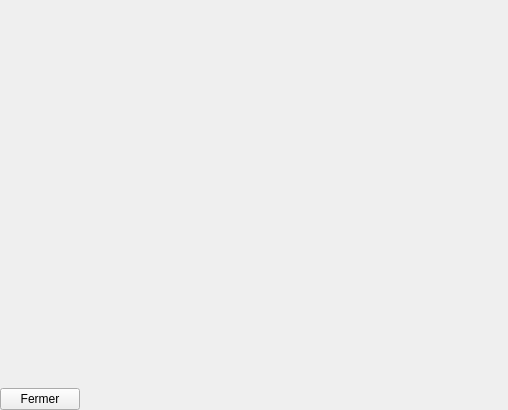
<?xml version="1.0" encoding="UTF-8"?>
<ui version="4.0">
 <class>Form</class>
 <widget class="QWidget" name="Form">
  <property name="geometry">
   <rect>
    <x>0</x>
    <y>0</y>
    <width>508</width>
    <height>410</height>
   </rect>
  </property>
  <property name="sizePolicy">
   <sizepolicy hsizetype="Expanding" vsizetype="Expanding">
    <horstretch>0</horstretch>
    <verstretch>0</verstretch>
   </sizepolicy>
  </property>
  <property name="windowTitle">
   <string>Form</string>
  </property>
  <layout class="QVBoxLayout" name="verticalLayout">
   <property name="spacing">
    <number>0</number>
   </property>
   <property name="margin">
    <number>0</number>
   </property>
   <item>
    <widget class="QWidget" name="widget" native="true">
     <property name="sizePolicy">
      <sizepolicy hsizetype="Preferred" vsizetype="Expanding">
       <horstretch>0</horstretch>
       <verstretch>0</verstretch>
      </sizepolicy>
     </property>
     <layout class="QHBoxLayout" name="horizontalLayout">
      <property name="spacing">
       <number>0</number>
      </property>
      <property name="margin">
       <number>0</number>
      </property>
      <item>
       <widget class="QWidget" name="data_parameter" native="true">
        <property name="sizePolicy">
         <sizepolicy hsizetype="Expanding" vsizetype="Preferred">
          <horstretch>0</horstretch>
          <verstretch>0</verstretch>
         </sizepolicy>
        </property>
        <layout class="QVBoxLayout" name="verticalLayout_3">
         <property name="spacing">
          <number>0</number>
         </property>
         <property name="margin">
          <number>0</number>
         </property>
        </layout>
       </widget>
      </item>
     </layout>
    </widget>
   </item>
   <item>
    <widget class="QWidget" name="widget_2" native="true">
     <layout class="QHBoxLayout" name="horizontalLayout_2">
      <property name="spacing">
       <number>0</number>
      </property>
      <property name="margin">
       <number>0</number>
      </property>
      <item>
       <widget class="QPushButton" name="close_button">
        <property name="text">
         <string>Fermer</string>
        </property>
       </widget>
      </item>
      <item>
       <spacer name="horizontalSpacer">
        <property name="orientation">
         <enum>Qt::Horizontal</enum>
        </property>
        <property name="sizeHint" stdset="0">
         <size>
          <width>40</width>
          <height>20</height>
         </size>
        </property>
       </spacer>
      </item>
     </layout>
    </widget>
   </item>
  </layout>
 </widget>
 <resources/>
 <connections/>
</ui>
